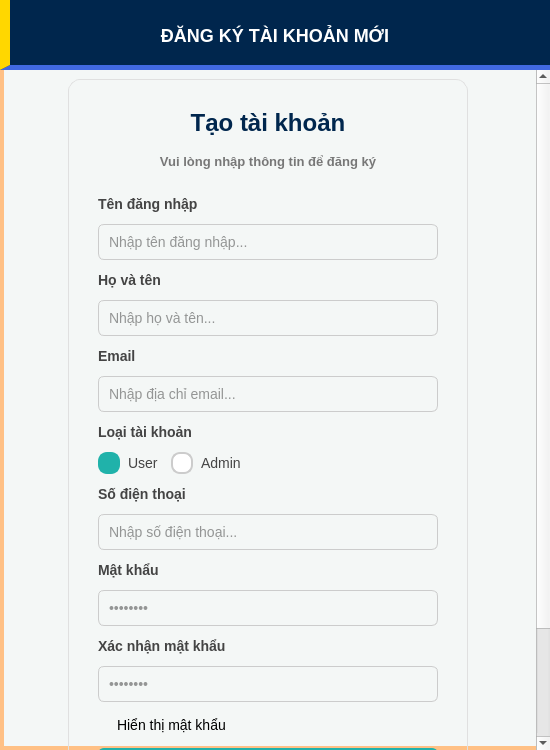
<?xml version="1.0" encoding="UTF-8"?>
<ui version="4.0">
 <class>SignUpForm</class>
 <widget class="QWidget" name="SignUpForm">
  <property name="geometry">
   <rect>
    <x>0</x>
    <y>0</y>
    <width>550</width>
    <height>750</height>
   </rect>
  </property>
  <property name="windowTitle">
   <string>Register Account</string>
  </property>
  <property name="styleSheet">
   <string notr="true">
    /* --- MAIN FORM --- */
    QWidget#SignUpForm {
        background-color: #f4f7f6;
        border: 4px solid #FFC085; /* Viền cam nhận diện */
    }

    QWidget { font-family: &quot;Segoe UI&quot;, Arial, sans-serif; font-size: 14px; }

    /* --- FORM CONTAINER (HỘP TRẮNG) --- */
    QWidget#formContainer {
        background-color: #ffffff;
        border: 1px solid #e0e0e0;
        border-radius: 12px;
    }

    /* --- LABELS --- */
    QLabel#welcomeLabel {
        font-size: 24px;
        font-weight: 900;
        color: #00264d; /* Xanh đậm */
        margin-bottom: 5px;
    }
    QLabel#subtitleLabel {
        color: #777;
        font-size: 13px;
        margin-bottom: 15px;
    }

    /* Nhãn của các trường input */
    QLabel {
        font-weight: bold;
        color: #444;
    }

    QLabel#signUpPromptLabel {
        color: #666;
        font-weight: normal;
        font-size: 13px;
    }

    /* Link Login */
    QLabel#loginLabel {
        color: #20B2AA;
        font-weight: bold;
        font-size: 13px;
    }
    QLabel#loginLabel:hover {
        color: #17a098;
        text-decoration: underline;
    }

    /* --- INPUT FIELDS --- */
    QLineEdit {
      background-color: #f9f9f9;
      border: 1px solid #cccccc;
      border-radius: 6px;
      padding: 8px;
      color: #333;
      font-size: 14px;
    }
    QLineEdit:focus {
      background-color: #ffffff;
      border: 2px solid #20B2AA; /* Viền xanh ngọc khi focus */
    }
   </string>
  </property>
  <layout class="QVBoxLayout" name="mainLayout">
   <property name="spacing">
    <number>0</number>
   </property>
   <property name="leftMargin">
    <number>0</number>
   </property>
   <property name="topMargin">
    <number>0</number>
   </property>
   <property name="rightMargin">
    <number>0</number>
   </property>
   <property name="bottomMargin">
    <number>0</number>
   </property>
   <item>
    <widget class="QWidget" name="headerContainer" native="true">
     <property name="minimumSize">
      <size>
       <width>0</width>
       <height>70</height>
      </size>
     </property>
     <property name="styleSheet">
      <string notr="true">
       QWidget#headerContainer {
           background-color: #00264d;
           border-bottom: 5px solid #4169E1;
           border-left: 10px solid #FFD700; /* VẠCH VÀNG LOGO */
       }
      </string>
     </property>
     <layout class="QHBoxLayout" name="horizontalLayout_Header">
      <item>
       <widget class="QLabel" name="lblHeader">
        <property name="styleSheet">
         <string notr="true">
          color: #ffffff;
          font-weight: 900;
          font-size: 18px;
          background: transparent;
         </string>
        </property>
        <property name="text">
         <string>ĐĂNG KÝ TÀI KHOẢN MỚI</string>
        </property>
        <property name="alignment">
         <set>Qt::AlignmentFlag::AlignCenter</set>
        </property>
       </widget>
      </item>
     </layout>
    </widget>
   </item>
   <item>
    <widget class="QScrollArea" name="scrollArea">
     <property name="styleSheet">
      <string notr="true">background: transparent;</string>
     </property>
     <property name="frameShape">
      <enum>QFrame::Shape::NoFrame</enum>
     </property>
     <property name="widgetResizable">
      <bool>true</bool>
     </property>
     <widget class="QWidget" name="scrollContent">
      <property name="geometry">
       <rect>
        <x>0</x>
        <y>-120</y>
        <width>536</width>
        <height>822</height>
       </rect>
      </property>
      <layout class="QGridLayout" name="gridLayout_Body">
       <item row="0" column="1">
        <spacer name="verticalSpacer_Top">
         <property name="orientation">
          <enum>Qt::Orientation::Vertical</enum>
         </property>
         <property name="sizeHint" stdset="0">
          <size>
           <width>20</width>
           <height>20</height>
          </size>
         </property>
        </spacer>
       </item>
       <item row="1" column="0">
        <spacer name="horizontalSpacer_Left">
         <property name="orientation">
          <enum>Qt::Orientation::Horizontal</enum>
         </property>
         <property name="sizeHint" stdset="0">
          <size>
           <width>30</width>
           <height>20</height>
          </size>
         </property>
        </spacer>
       </item>
       <item row="1" column="1">
        <widget class="QWidget" name="formContainer" native="true">
         <property name="minimumSize">
          <size>
           <width>400</width>
           <height>0</height>
          </size>
         </property>
         <layout class="QVBoxLayout" name="verticalLayout_Form">
          <property name="spacing">
           <number>12</number>
          </property>
          <property name="leftMargin">
           <number>30</number>
          </property>
          <property name="topMargin">
           <number>30</number>
          </property>
          <property name="rightMargin">
           <number>30</number>
          </property>
          <property name="bottomMargin">
           <number>40</number>
          </property>
          <item>
           <widget class="QLabel" name="welcomeLabel">
            <property name="text">
             <string>Tạo tài khoản</string>
            </property>
            <property name="alignment">
             <set>Qt::AlignmentFlag::AlignCenter</set>
            </property>
           </widget>
          </item>
          <item>
           <widget class="QLabel" name="subtitleLabel">
            <property name="text">
             <string>Vui lòng nhập thông tin để đăng ký</string>
            </property>
            <property name="alignment">
             <set>Qt::AlignmentFlag::AlignCenter</set>
            </property>
           </widget>
          </item>
          <item>
           <widget class="QLabel" name="usernameLabel">
            <property name="text">
             <string>Tên đăng nhập</string>
            </property>
           </widget>
          </item>
          <item>
           <widget class="QLineEdit" name="usernameEdit">
            <property name="placeholderText">
             <string>Nhập tên đăng nhập...</string>
            </property>
           </widget>
          </item>
          <item>
           <widget class="QLabel" name="fullnameLabel">
            <property name="text">
             <string>Họ và tên</string>
            </property>
           </widget>
          </item>
          <item>
           <widget class="QLineEdit" name="fullnameEdit">
            <property name="placeholderText">
             <string>Nhập họ và tên...</string>
            </property>
           </widget>
          </item>
          <item>
           <widget class="QLabel" name="emailLabel">
            <property name="text">
             <string>Email</string>
            </property>
           </widget>
          </item>
          <item>
           <widget class="QLineEdit" name="emailEdit">
            <property name="placeholderText">
             <string>Nhập địa chỉ email...</string>
            </property>
           </widget>
          </item>
          <item>
           <widget class="QLabel" name="roleLabel">
            <property name="text">
             <string>Loại tài khoản</string>
            </property>
           </widget>
          </item>
          <item>
           <layout class="QHBoxLayout" name="roleLayout">
            <item>
             <widget class="QRadioButton" name="userRadioButton">
              <property name="text">
               <string>User</string>
              </property>
              <property name="checked">
               <bool>true</bool>
              </property>
              <property name="styleSheet">
               <string notr="true">
                QRadioButton {
                 color: #444;
                 font-size: 14px;
                 spacing: 8px;
                }
                QRadioButton::indicator {
                 width: 18px;
                 height: 18px;
                }
                QRadioButton::indicator:checked {
                 background-color: #20B2AA;
                 border: 2px solid #20B2AA;
                 border-radius: 9px;
                }
                QRadioButton::indicator:unchecked {
                 background-color: #ffffff;
                 border: 2px solid #cccccc;
                 border-radius: 9px;
                }
               </string>
              </property>
             </widget>
            </item>
            <item>
             <widget class="QRadioButton" name="adminRadioButton">
              <property name="text">
               <string>Admin</string>
              </property>
              <property name="styleSheet">
               <string notr="true">
                QRadioButton {
                 color: #444;
                 font-size: 14px;
                 spacing: 8px;
                }
                QRadioButton::indicator {
                 width: 18px;
                 height: 18px;
                }
                QRadioButton::indicator:checked {
                 background-color: #20B2AA;
                 border: 2px solid #20B2AA;
                 border-radius: 9px;
                }
                QRadioButton::indicator:unchecked {
                 background-color: #ffffff;
                 border: 2px solid #cccccc;
                 border-radius: 9px;
                }
               </string>
              </property>
             </widget>
            </item>
            <item>
             <spacer name="roleHorizontalSpacer">
              <property name="orientation">
               <enum>Qt::Orientation::Horizontal</enum>
              </property>
              <property name="sizeHint" stdset="0">
               <size>
                <width>40</width>
                <height>20</height>
               </size>
              </property>
             </spacer>
            </item>
           </layout>
          </item>
          <item>
           <widget class="QLabel" name="phoneLabel">
            <property name="text">
             <string>Số điện thoại</string>
            </property>
           </widget>
          </item>
          <item>
           <widget class="QLineEdit" name="phoneEdit">
            <property name="placeholderText">
             <string>Nhập số điện thoại...</string>
            </property>
           </widget>
          </item>
          <item>
           <widget class="QLabel" name="passwordLabel">
            <property name="text">
             <string>Mật khẩu</string>
            </property>
           </widget>
          </item>
          <item>
           <widget class="QLineEdit" name="passwordEdit">
            <property name="echoMode">
             <enum>QLineEdit::EchoMode::Password</enum>
            </property>
            <property name="placeholderText">
             <string>••••••••</string>
            </property>
           </widget>
          </item>
          <item>
           <widget class="QLabel" name="confirmPassLabel">
            <property name="text">
             <string>Xác nhận mật khẩu</string>
            </property>
           </widget>
          </item>
          <item>
           <widget class="QLineEdit" name="confirmPassEdit">
            <property name="echoMode">
             <enum>QLineEdit::EchoMode::Password</enum>
            </property>
            <property name="placeholderText">
             <string>••••••••</string>
            </property>
           </widget>
          </item>
          <item>
           <widget class="QCheckBox" name="showPasswordCheckBox">
            <property name="text">
             <string>Hiển thị mật khẩu</string>
            </property>
           </widget>
          </item>
          <item>
           <spacer name="verticalSpacer_Button">
            <property name="orientation">
             <enum>Qt::Orientation::Vertical</enum>
            </property>
            <property name="sizeHint" stdset="0">
             <size>
              <width>20</width>
              <height>10</height>
             </size>
            </property>
           </spacer>
          </item>
          <item>
           <widget class="QPushButton" name="signUpButton">
            <property name="minimumSize">
             <size>
              <width>0</width>
              <height>45</height>
             </size>
            </property>
            <property name="cursor">
             <cursorShape>PointingHandCursor</cursorShape>
            </property>
            <property name="styleSheet">
             <string notr="true">
              QPushButton {
               background-color: #20B2AA;
               border: 2px solid #20B2AA;
               border-radius: 6px;
               color: white;
               font-weight: bold;
               font-size: 16px;
              }
              QPushButton:hover { background-color: #17a098; border-color: #17a098; }
              QPushButton:pressed { background-color: #0e6b65; border-color: #0e6b65; }
             </string>
            </property>
            <property name="text">
             <string>Đăng ký</string>
            </property>
           </widget>
          </item>
          <item>
           <layout class="QHBoxLayout" name="loginLinkLayout">
            <property name="topMargin">
             <number>10</number>
            </property>
            <item>
             <spacer name="hs4">
              <property name="orientation">
               <enum>Qt::Orientation::Horizontal</enum>
              </property>
              <property name="sizeHint" stdset="0">
               <size>
                <width>40</width>
                <height>20</height>
               </size>
              </property>
             </spacer>
            </item>
            <item>
             <widget class="QLabel" name="signUpPromptLabel">
              <property name="text">
               <string>Đã có tài khoản?</string>
              </property>
             </widget>
            </item>
            <item>
             <widget class="QLabel" name="loginLabel">
              <property name="cursor">
               <cursorShape>PointingHandCursor</cursorShape>
              </property>
              <property name="text">
               <string>Đăng nhập</string>
              </property>
             </widget>
            </item>
            <item>
             <spacer name="hs5">
              <property name="orientation">
               <enum>Qt::Orientation::Horizontal</enum>
              </property>
              <property name="sizeHint" stdset="0">
               <size>
                <width>40</width>
                <height>20</height>
               </size>
              </property>
             </spacer>
            </item>
           </layout>
          </item>
         </layout>
        </widget>
       </item>
       <item row="1" column="2">
        <spacer name="horizontalSpacer_Right">
         <property name="orientation">
          <enum>Qt::Orientation::Horizontal</enum>
         </property>
         <property name="sizeHint" stdset="0">
          <size>
           <width>30</width>
           <height>20</height>
          </size>
         </property>
        </spacer>
       </item>
       <item row="2" column="1">
        <spacer name="verticalSpacer_Bottom">
         <property name="orientation">
          <enum>Qt::Orientation::Vertical</enum>
         </property>
         <property name="sizeHint" stdset="0">
          <size>
           <width>20</width>
           <height>20</height>
          </size>
         </property>
        </spacer>
       </item>
      </layout>
     </widget>
    </widget>
   </item>
  </layout>
 </widget>
 <resources/>
 <connections/>
</ui>
